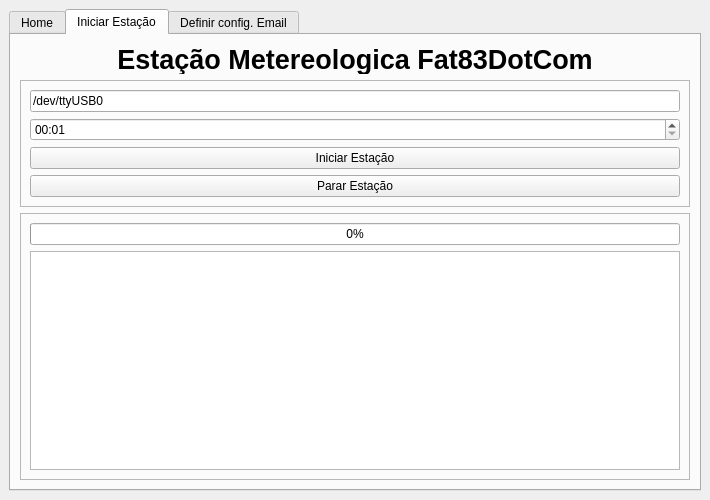
<?xml version="1.0" encoding="UTF-8"?>
<ui version="4.0">
 <class>MainWindow</class>
 <widget class="QMainWindow" name="MainWindow">
  <property name="geometry">
   <rect>
    <x>0</x>
    <y>0</y>
    <width>710</width>
    <height>500</height>
   </rect>
  </property>
  <property name="windowTitle">
   <string>Estação Metereologica Fat83DotCom</string>
  </property>
  <widget class="QWidget" name="centralwidget">
   <layout class="QVBoxLayout" name="verticalLayout_2">
    <item>
     <widget class="QTabWidget" name="tabWidget">
      <property name="currentIndex">
       <number>1</number>
      </property>
      <widget class="QWidget" name="paginaApresentacao">
       <attribute name="title">
        <string>Home</string>
       </attribute>
       <layout class="QVBoxLayout" name="verticalLayout_4">
        <item>
         <widget class="QFrame" name="home">
          <property name="frameShape">
           <enum>QFrame::StyledPanel</enum>
          </property>
          <property name="frameShadow">
           <enum>QFrame::Raised</enum>
          </property>
          <layout class="QVBoxLayout" name="verticalLayout_5">
           <item>
            <widget class="QLabel" name="label_2">
             <property name="maximumSize">
              <size>
               <width>16777215</width>
               <height>30</height>
              </size>
             </property>
             <property name="font">
              <font>
               <pointsize>20</pointsize>
               <weight>75</weight>
               <bold>true</bold>
              </font>
             </property>
             <property name="text">
              <string>Estação Metereologica Fat83DotCom</string>
             </property>
             <property name="alignment">
              <set>Qt::AlignCenter</set>
             </property>
            </widget>
           </item>
          </layout>
         </widget>
        </item>
       </layout>
      </widget>
      <widget class="QWidget" name="inicioEstacao">
       <attribute name="title">
        <string>Iniciar Estação</string>
       </attribute>
       <layout class="QVBoxLayout" name="verticalLayout">
        <item>
         <widget class="QLabel" name="label">
          <property name="maximumSize">
           <size>
            <width>16777215</width>
            <height>30</height>
           </size>
          </property>
          <property name="font">
           <font>
            <pointsize>20</pointsize>
            <weight>75</weight>
            <bold>true</bold>
           </font>
          </property>
          <property name="text">
           <string>Estação Metereologica Fat83DotCom</string>
          </property>
          <property name="alignment">
           <set>Qt::AlignCenter</set>
          </property>
         </widget>
        </item>
        <item>
         <widget class="QFrame" name="frame">
          <property name="frameShape">
           <enum>QFrame::StyledPanel</enum>
          </property>
          <property name="frameShadow">
           <enum>QFrame::Raised</enum>
          </property>
          <layout class="QVBoxLayout" name="verticalLayout_3">
           <item>
            <widget class="QLineEdit" name="portaArduino">
             <property name="text">
              <string>/dev/ttyUSB0</string>
             </property>
             <property name="placeholderText">
              <string>Porta Arduíno</string>
             </property>
            </widget>
           </item>
           <item>
            <widget class="QTimeEdit" name="tempoGraficos">
             <property name="specialValueText">
              <string>00:01</string>
             </property>
            </widget>
           </item>
           <item>
            <widget class="QPushButton" name="btnInciarEstacao">
             <property name="text">
              <string>Iniciar Estação</string>
             </property>
            </widget>
           </item>
           <item>
            <widget class="QPushButton" name="btnPararEstacao">
             <property name="text">
              <string>Parar Estação</string>
             </property>
            </widget>
           </item>
          </layout>
         </widget>
        </item>
        <item>
         <widget class="QFrame" name="frame_2">
          <property name="frameShape">
           <enum>QFrame::StyledPanel</enum>
          </property>
          <property name="frameShadow">
           <enum>QFrame::Raised</enum>
          </property>
          <layout class="QVBoxLayout" name="verticalLayout_8">
           <item>
            <widget class="QProgressBar" name="barraProgresso">
             <property name="value">
              <number>0</number>
             </property>
            </widget>
           </item>
           <item>
            <widget class="QListView" name="saidaDetalhes">
             <property name="alternatingRowColors">
              <bool>true</bool>
             </property>
            </widget>
           </item>
          </layout>
         </widget>
        </item>
       </layout>
      </widget>
      <widget class="QWidget" name="emailUser">
       <attribute name="title">
        <string>Definir config. Email</string>
       </attribute>
       <layout class="QVBoxLayout" name="verticalLayout_6">
        <item>
         <widget class="QFrame" name="frame_4">
          <property name="frameShape">
           <enum>QFrame::StyledPanel</enum>
          </property>
          <property name="frameShadow">
           <enum>QFrame::Raised</enum>
          </property>
          <layout class="QVBoxLayout" name="verticalLayout_7">
           <item>
            <widget class="QLabel" name="label_3">
             <property name="maximumSize">
              <size>
               <width>16777215</width>
               <height>30</height>
              </size>
             </property>
             <property name="font">
              <font>
               <pointsize>20</pointsize>
               <weight>75</weight>
               <bold>true</bold>
              </font>
             </property>
             <property name="text">
              <string>Estação Metereologica Fat83DotCom</string>
             </property>
             <property name="alignment">
              <set>Qt::AlignCenter</set>
             </property>
            </widget>
           </item>
          </layout>
         </widget>
        </item>
       </layout>
      </widget>
     </widget>
    </item>
   </layout>
  </widget>
 </widget>
 <resources/>
 <connections/>
</ui>
